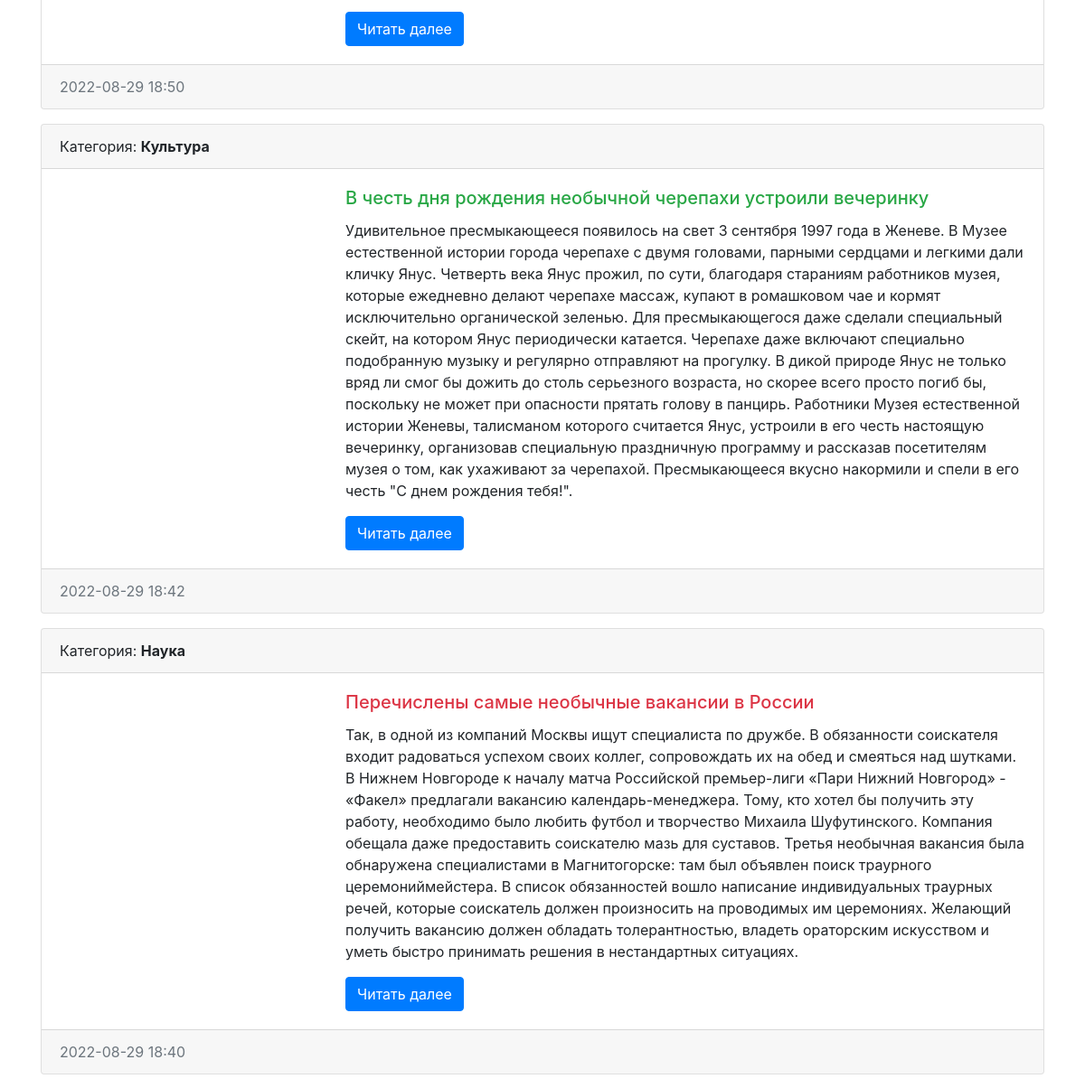
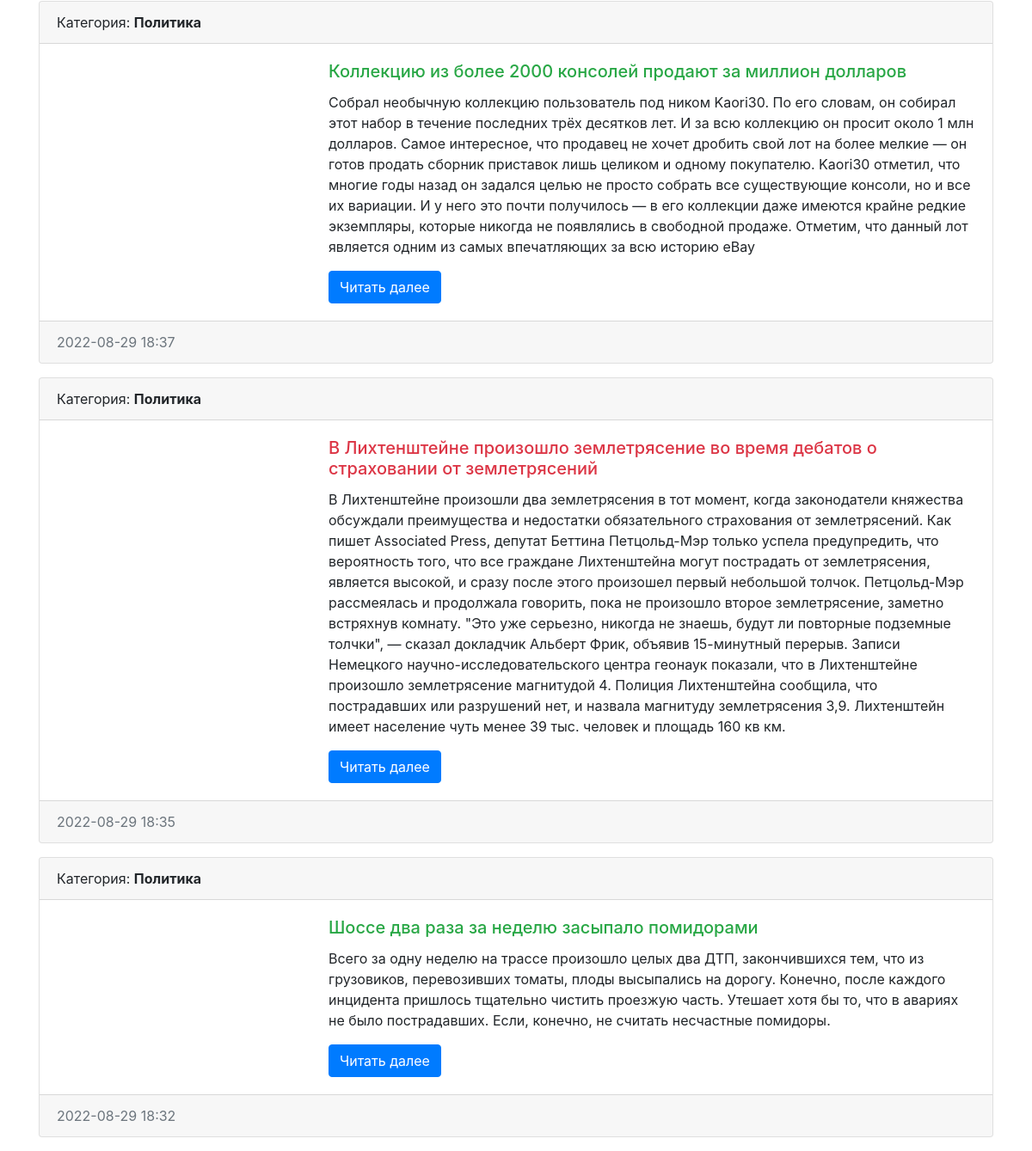
The page /news/ (lower part) on the database as committed earlier (2 pictures, top to bottom).
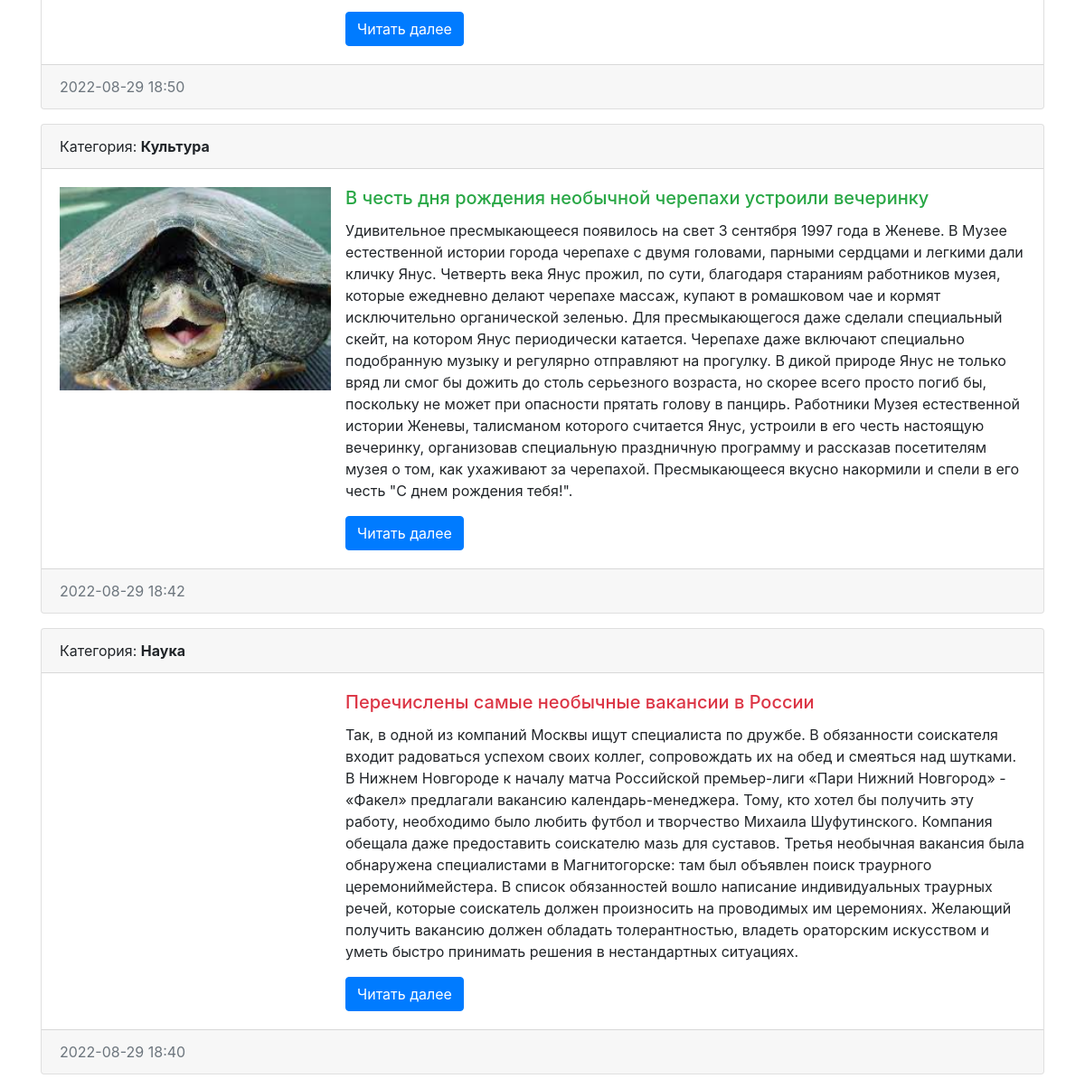
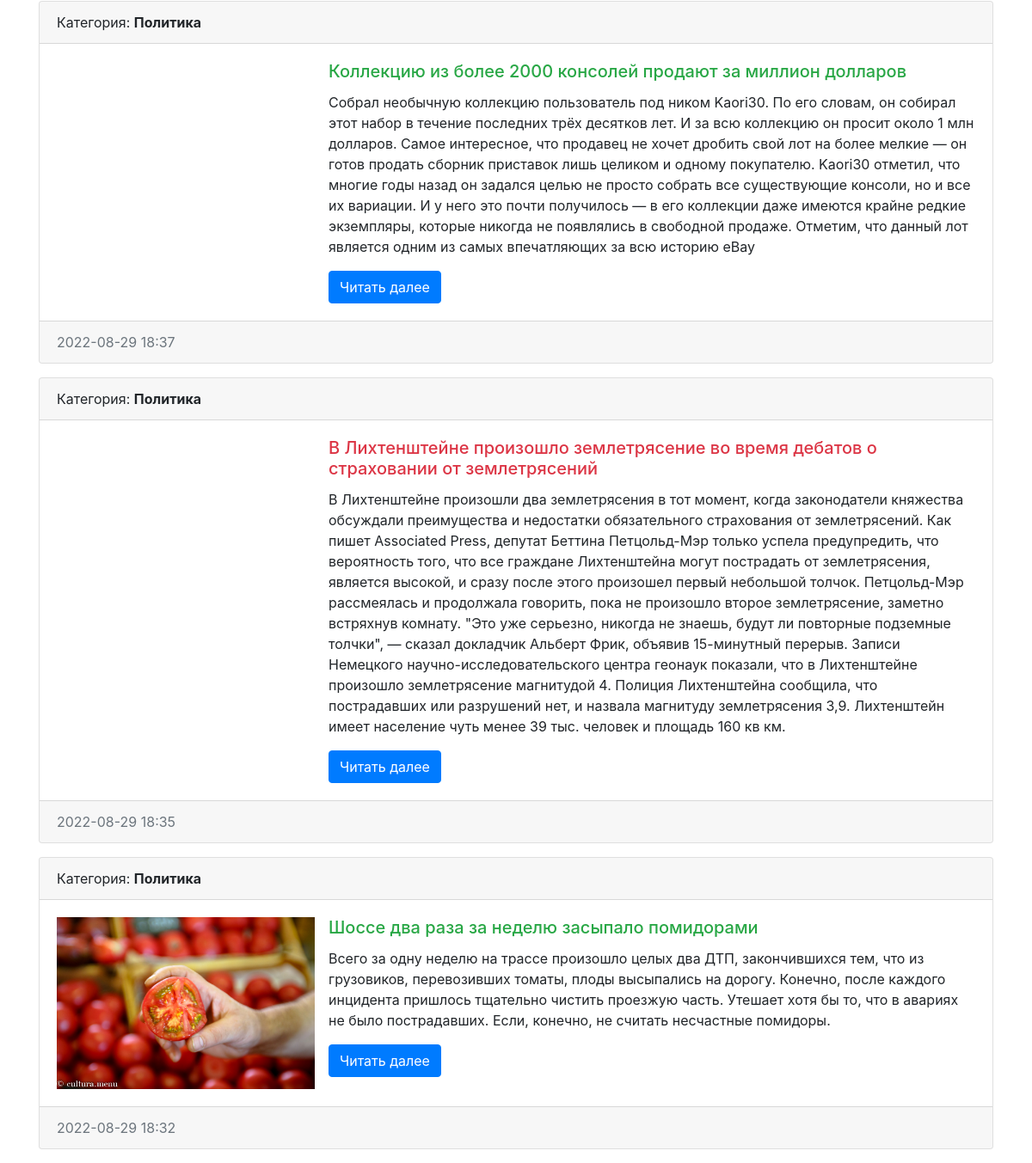
The same page on the database as committed later (2 pictures, top to bottom).
### news/models.py (models this page shows, shortened)
class News(models.Model):
    title = models.CharField(max_length=150, verbose_name='Наименование')
    content = models.TextField(blank=True, verbose_name='Контент')
    created_ad = models.DateTimeField(auto_now_add=True, verbose_name='Дата публикации')
    updated_ad = models.DateTimeField(auto_now=True, verbose_name='Обновлено')
    photo = models.ImageField(upload_to='photos/%Y/%m/%d', verbose_name='Фото', blank = True)
    is_published = models.BooleanField(default=True, verbose_name='Опубликовано')
    category = models.ForeignKey('Category', on_delete=models.PROTECT, null=True, verbose_name='Категория')#защита от удаления связанных данных
    class Meta:
        verbose_name = 'Новость'
        verbose_name_plural = 'Новости'
        ordering = ['-created_ad']

class Category(models.Model):
    title = models.CharField(max_length=150, db_index = True, verbose_name='Наименование категории')
    def __str__(self):
        return self.title
    class Meta:
        verbose_name = 'Категорию'
        verbose_name_plural = 'Категории'
        ordering = ['title'] #сортировка по наименованию

### news/views.py (the view)
# urls.py: path('', views.index),
def index(request):
    news = News.objects.all
    return render(request, 'news/index.html', {'news' : news, 'title' : 'Список новостей'})

### news/templates/news/index.html (shortened to what this page needs)
<!doctype html>
<html lang="en">
<head>
    <link rel="stylesheet" href="https://cdn.jsdelivr.net/npm/bootstrap@4.3.1/dist/css/bootstrap.min.css">
</head>
<body>
<div class = 'container mt-3'>
    <div class='row'>
        <div class="col-md-12">
            {% for item in news %}
            <div class="card mb-3">
                <div class="card-header">
                    Категория: <b> {{ item.category }} </b>
                </div>
                <div class="card-body">
                    <div class="media">
                        {% if item.photo %}
                        <img src="{{ item.photo.url }}" alt = '' width="300" class="mr-3">
                        {% else %}
                        <img src="https://nkz.a-si.ru/img/no-photo.jpg" alt = '' width="300" class="mr-3">
                        {% endif %}
                        <div class="media-body">
                            <h5 class="card-title {% cycle 'text-danger' 'text-success' %}">{{ item.title }}</h5>
                            <p class="card-text">{{ item.content }}</p>
                            <a href="#" class="btn btn-primary">Читать далее</a>
                        </div>
                    </div>
                </div>
                <div class="card-footer text-muted">
                    {{ item.created_ad|date:"Y-m-d H:i" }}
                </div>
            </div>
            {% empty %}
            Упс.. объектов не найдено..
            {% endfor %}
        </div>
    </div>
</div>
</body>
</html>

Rows that differ between the two databases and show on the page:
changed News "В честь дня рождения необычной черепахи устроили вечеринку": photo: picture added
changed News "Шоссе два раза за неделю засыпало помидорами": photo: picture added
